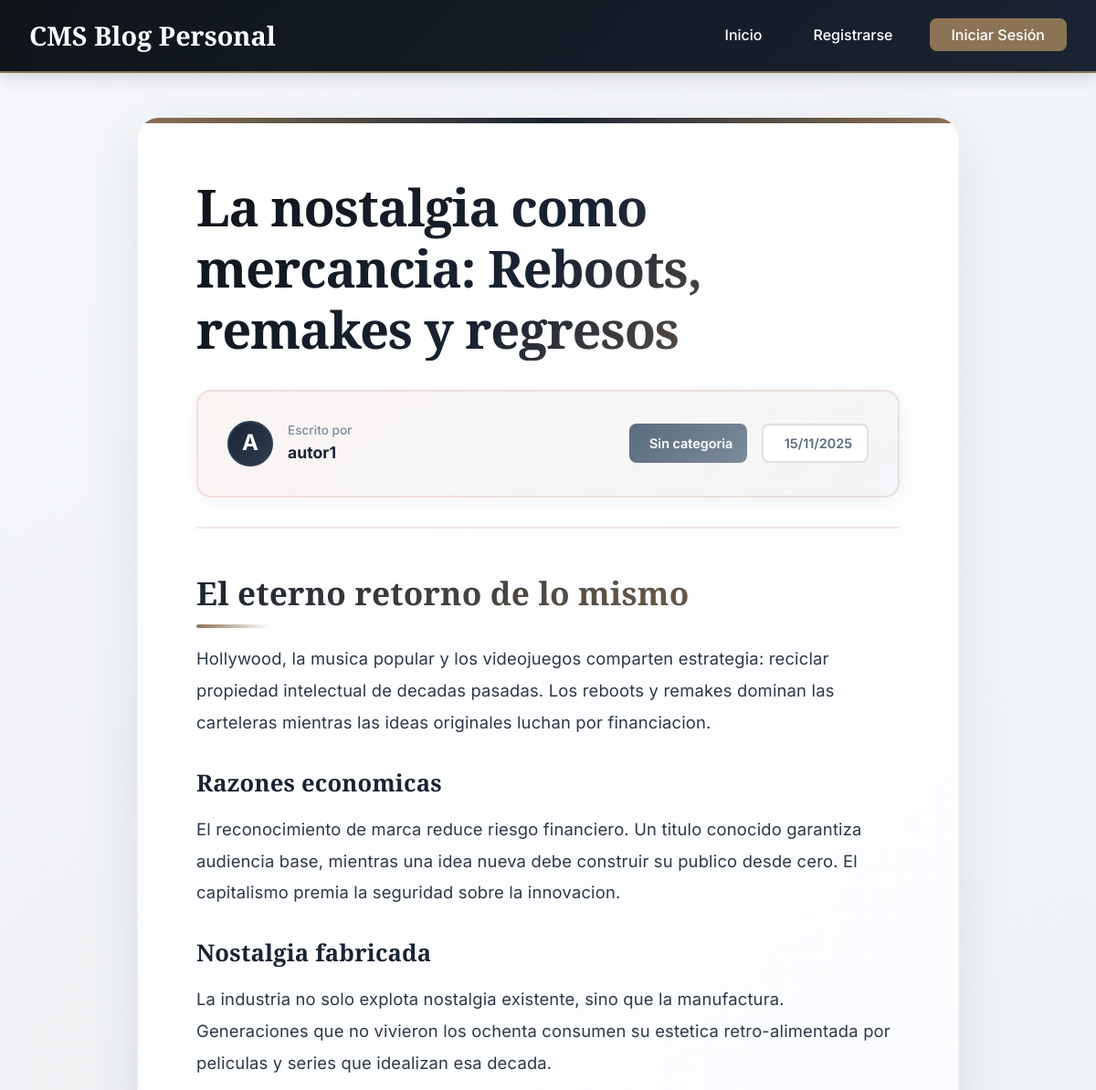
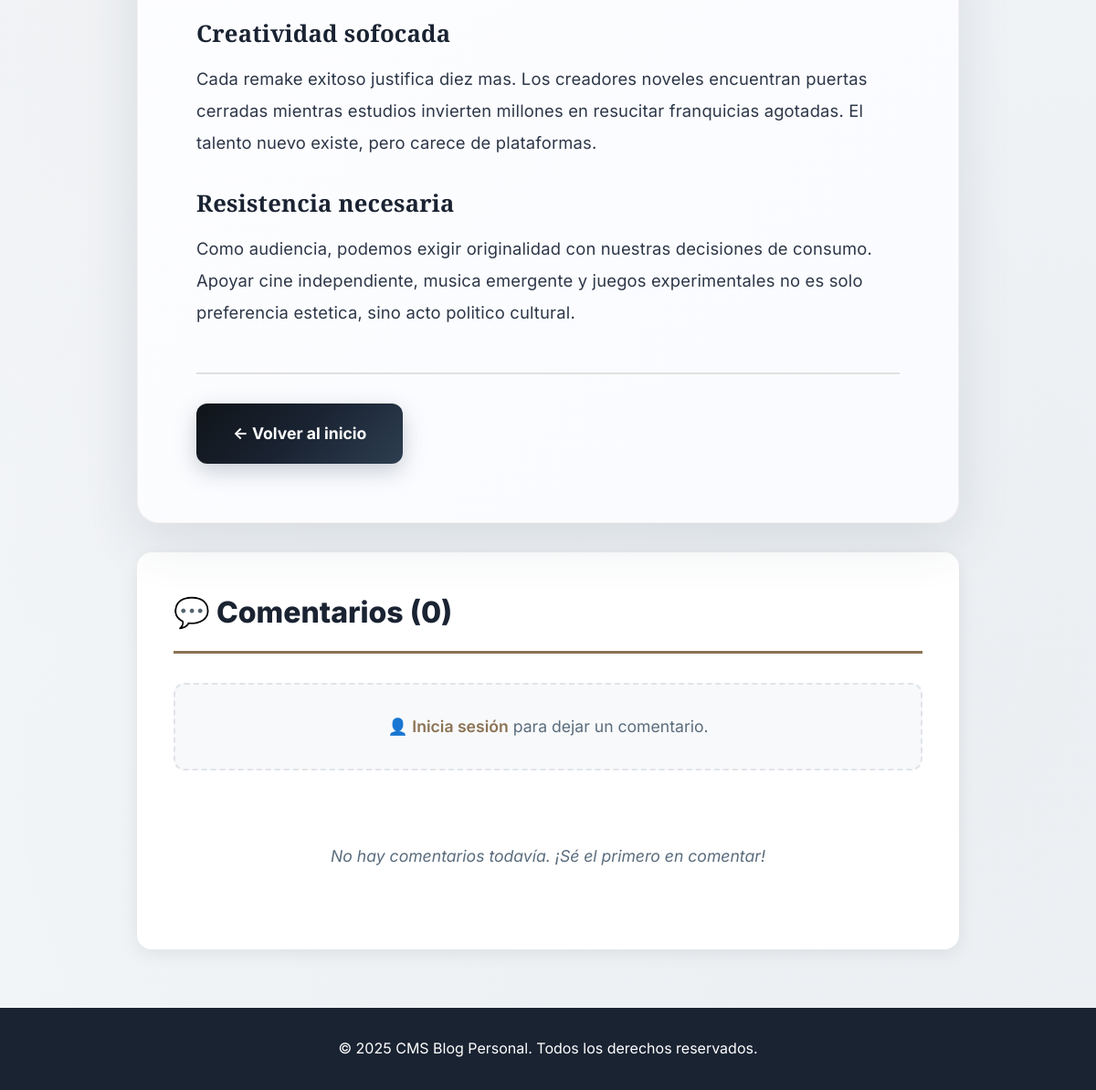
The app's page /public/post.php?id=9 with its own data (2 pictures, top to bottom).
### tables this page shows
CREATE TABLE `posts` (
  `id` int(11) NOT NULL AUTO_INCREMENT,
  `title` varchar(200) NOT NULL,
  `slug` varchar(200) NOT NULL,
  `description` text DEFAULT NULL,
  `content` longtext NOT NULL,
  `image` varchar(255) DEFAULT NULL,
  `category_id` int(11) DEFAULT NULL,
  `author_id` int(11) NOT NULL,
  `published` tinyint(1) DEFAULT 0,
  `views` int(11) DEFAULT 0,
  `created_at` timestamp NOT NULL DEFAULT current_timestamp(),
  `updated_at` timestamp NOT NULL DEFAULT current_timestamp() ON UPDATE current_timestamp(),
  PRIMARY KEY (`id`),
  UNIQUE KEY `slug` (`slug`),
  KEY `idx_slug` (`slug`),
  KEY `idx_category` (`category_id`),
  KEY `idx_author` (`author_id`),
  KEY `idx_published` (`published`),
  KEY `idx_created` (`created_at`),
  CONSTRAINT `posts_ibfk_1` FOREIGN KEY (`category_id`) REFERENCES `categories` (`id`) ON DELETE SET NULL,
  CONSTRAINT `posts_ibfk_2` FOREIGN KEY (`author_id`) REFERENCES `users` (`id`) ON DELETE CASCADE
);

CREATE TABLE `users` (
  `id` int(11) NOT NULL AUTO_INCREMENT,
  `username` varchar(50) NOT NULL,
  `email` varchar(100) NOT NULL,
  `password` varchar(255) NOT NULL,
  `full_name` varchar(100) DEFAULT NULL,
  `avatar` varchar(255) DEFAULT NULL,
  `role` enum('admin','author','user') DEFAULT 'user',
  `created_at` timestamp NOT NULL DEFAULT current_timestamp(),
  `updated_at` timestamp NOT NULL DEFAULT current_timestamp() ON UPDATE current_timestamp(),
  `last_login` timestamp NULL DEFAULT NULL,
  `active` tinyint(1) DEFAULT 1,
  PRIMARY KEY (`id`),
  UNIQUE KEY `username` (`username`),
  UNIQUE KEY `email` (`email`),
  KEY `idx_username` (`username`),
  KEY `idx_email` (`email`)
);

### config/config.php (called while the page is built, shortened)
<?php
spl_autoload_register(function ($class) {
    if (strpos($class, 'App\\') === 0) {
        $classPath = str_replace('App\\', '', $class);
        $classPath = str_replace('\\', '/', $classPath);
        $file = ROOT_PATH . '/app/' . $classPath . '.php';
        if (file_exists($file)) {
            return;
        }
    }
});

### app/Models/Database.php (called while the page is built, shortened)
<?php
class Database {
    private static $instance = null;
    private $connection;
    private function __construct() {
        try {
            $host = DB_HOST;
            $port = defined('DB_PORT') ? DB_PORT : '3306';
            $dbname = DB_NAME;
            $username = DB_USER;
            $password = DB_PASS;
            $charset = defined('DB_CHARSET') ? DB_CHARSET : 'utf8mb4';
            $dsn = "mysql:host=$host;port=$port;dbname=$dbname;charset=$charset";
            $options = [
                PDO::ATTR_ERRMODE            => PDO::ERRMODE_EXCEPTION,
                PDO::ATTR_DEFAULT_FETCH_MODE => PDO::FETCH_ASSOC,
                PDO::ATTR_EMULATE_PREPARES   => false,
                PDO::ATTR_TIMEOUT            => 5,
            ];
            $this->connection = new PDO($dsn, $username, $password, $options);
        } catch (PDOException $e) {
            $errorMsg = "Error de conexión a la base de datos: " . $e->getMessage();
            $errorMsg .= "\n\nPor favor verifica que:";
            $errorMsg .= "\n1. El servidor MySQL/MariaDB esté activo (XAMPP, WAMP, etc.)";
            $errorMsg .= "\n2. Las credenciales en config/config.php sean correctas";
            $errorMsg .= "\n3. La base de datos 'cms_blog' exista";
            $errorMsg .= "\n4. El puerto sea el correcto (usualmente 3306)";
            die("<pre style='background:#ff4444;color:white;padding:20px;border-radius:8px;'>$errorMsg</pre>");
        }
    }
    public static function getInstance() {
        if (self::$instance === null) {
            self::$instance = new self();
        }
        return self::$instance;
    }
    public function getConnection() {
        return $this->connection;
    }
}

### app/Models/Post.php (called while the page is built, shortened)
<?php
class Post {
    private $db;
    public function __construct() {
        $this->db = Database::getInstance()->getConnection();
    }
    public function getPostById($id) {
        try {
            $checkCol = $this->db->query("SHOW COLUMNS FROM users LIKE 'avatar'");
            $hasAvatar = $checkCol->rowCount() > 0;
        } catch (\Exception $e) {
            $hasAvatar = false;
        }
        if ($hasAvatar) {
            $sql = "SELECT p.*, c.name as category_name, c.slug as category_slug,
                           u.username as author_name, u.avatar as author_avatar
                    FROM posts p
                    LEFT JOIN categories c ON p.category_id = c.id
                    LEFT JOIN users u ON p.author_id = u.id
                    WHERE p.id = :id AND p.published = 1";
        }
        $stmt = $this->db->prepare($sql);
        $stmt->bindValue(':id', $id, PDO::PARAM_INT);
        $stmt->execute();
        return $stmt->fetch();
    }
}

### app/Models/Comment.php (called while the page is built, shortened)
<?php
class Comment {
    private $db;
    public function __construct() {
        $this->db = Database::getInstance()->getConnection();
    }
    public function getCommentsByPost($postId) {
        $sql = "SELECT c.*, u.username, u.avatar, u.role
                FROM comments c
                INNER JOIN users u ON c.user_id = u.id
                WHERE c.post_id = :post_id
                ORDER BY c.created_at DESC";
        $stmt = $this->db->prepare($sql);
        $stmt->bindValue(':post_id', $postId, PDO::PARAM_INT);
        $stmt->execute();
        return $stmt->fetchAll();
    }
}

### public/post.php (the view, shortened to what this page needs)
<?php
require_once '../config/config.php';
$postId = intval($_GET['id']);
$postModel = new Post();
$commentModel = new Comment();
$post = $postModel->getPostById($postId);
$comments = $commentModel->getCommentsByPost($postId);
$commentCount = count($comments);
include VIEWS_PATH . '/header.php';
?>
<main class="main-container">
    <div class="post-single-layout">
        <article class="post-full">
            <div class="post-full-header">
                <h1 class="post-full-title"><?= htmlspecialchars($post['title']) ?></h1>
                <div class="post-full-meta">
                    <div class="post-author-info">
                        <?php if (isset($post['author_avatar']) && $post['author_avatar']): ?>
                            <img src="<?= BASE_URL ?>/uploads/users/<?= htmlspecialchars($post['author_avatar']) ?>"
                                 alt="<?= htmlspecialchars($post['author_name']) ?>"
                                 class="author-avatar">
                        <?php else: ?>
                            <span class="author-avatar-placeholder">
                                <?= strtoupper(substr($post['author_name'], 0, 1)) ?>
                            </span>
                        <?php endif; ?>
                        <div class="author-details">
                            <span class="author-by">Escrito por</span>
                            <span class="author-name-full"><?= htmlspecialchars($post['author_name']) ?></span>
                        </div>
                    </div>
                    <div class="post-metadata">
                        <span class="post-category-badge">
                            <?= htmlspecialchars($post['category_name'] ?? 'Sin categoria') ?>
                        </span>
                        <span class="post-date-badge">
                            <?= date('d/m/Y', strtotime($post['created_at'])) ?>
                        </span>
                    </div>
                </div>
            </div>
            <div class="post-full-content">
                <?= $post['content'] ?>
            </div>
            <div class="post-full-footer">
                <a href="<?= BASE_URL ?>/index.php" class="btn-back">
                    ← Volver al inicio
                </a>
            </div>
        </article>
        <div class="comments-section" id="comments">
            <h2 class="comments-title">💬 Comentarios (<?= $commentCount ?>)</h2>
            <?php if (isset($_SESSION['user_id'])): ?>
                <div class="comment-form-container">
                    <h3>✍️ Deja tu comentario</h3>
                    <form action="<?= BASE_URL ?>/comment_create.php" method="POST" class="comment-form">
                        <input type="hidden" name="post_id" value="<?= $postId ?>">
                        <textarea name="content" rows="4" placeholder="Escribe tu comentario..." required></textarea>
                        <button type="submit" class="btn btn-primary">Publicar Comentario</button>
                    </form>
                </div>
            <?php else: ?>
                <div class="comment-login-message">
                    <p>👤 <a href="<?= BASE_URL ?>/login.php?redirect=<?= urlencode($_SERVER['REQUEST_URI']) ?>">Inicia sesión</a> para dejar un comentario.</p>
                </div>
            <?php endif; ?>
            <?php if ($commentCount > 0): ?>
                <div class="comments-list">
                    <?php foreach ($comments as $comment): ?>
                        <div class="comment-item" id="comment-<?= $comment['id'] ?>">
                            <div class="comment-header">
                                <div class="comment-author-info">
                                    <?php if ($comment['avatar']): ?>
                                        <img src="<?= BASE_URL ?>/uploads/users/<?= htmlspecialchars($comment['avatar']) ?>"
                                             alt="<?= htmlspecialchars($comment['username']) ?>"
                                             class="comment-avatar">
                                    <?php else: ?>
                                        <div class="comment-avatar-placeholder">
                                            <?= strtoupper(substr($comment['username'], 0, 2)) ?>
                                        </div>
                                    <?php endif; ?>
                                    <div class="comment-author-details">
                                        <span class="comment-author-name">
                                            <?= htmlspecialchars($comment['username']) ?>
                                            <?php if ($comment['role'] === 'admin'): ?>
                                                <span class="badge-admin">Admin</span>
                                            <?php endif; ?>
                                        </span>
                                        <span class="comment-date">
                                            <?php
                                            $createdDate = new DateTime($comment['created_at']);
                                            $now = new DateTime();
                                            $diff = $now->diff($createdDate);
                                            if ($diff->days == 0) {
                                                if ($diff->h > 0) {
                                                    echo "Hace " . $diff->h . " hora" . ($diff->h > 1 ? 's' : '');
                                                } else {
                                                    echo "Hace " . max(1, $diff->i) . " minuto" . ($diff->i > 1 ? 's' : '');
                                                }
                                            } elseif ($diff->days == 1) {
                                                echo "Ayer";
                                            } elseif ($diff->days < 7) {
                                                echo "Hace " . $diff->days . " días";
                                            } else {
                                                echo date('d/m/Y', strtotime($comment['created_at']));
                                            }
                                            ?>
                                            <?php if ($comment['created_at'] != $comment['updated_at']): ?>
                                                <span class="comment-edited">(editado)</span>
                                            <?php endif; ?>
                                        </span>
                                    </div>
                                </div>
                                <?php if (isset($_SESSION['user_id'])): ?>
                                    <?php
                                    $canEdit = $commentModel->canEditComment($comment['id'], $_SESSION['user_id'], $_SESSION['role']);
                                    $canDelete = $commentModel->canDeleteComment($comment['id'], $_SESSION['user_id'], $_SESSION['role'], $post['author_id']);
                                    ?>
                                    <?php if ($canEdit || $canDelete): ?>
                                        <div class="comment-actions">
                                            <?php if ($canEdit): ?>
                                                <button onclick="toggleEditComment(<?= $comment['id'] ?>)" class="btn-comment-action">✏️ Editar</button>
                                            <?php endif; ?>
                                            <?php if ($canDelete): ?>
                                                <a href="<?= BASE_URL ?>/comment_delete.php?id=<?= $comment['id'] ?>&post_id=<?= $postId ?>"
                                                   class="btn-comment-action btn-delete"
                                                   onclick="return confirm('¿Eliminar este comentario?')">🗑️ Eliminar</a>
                                            <?php endif; ?>
                                        </div>
                                    <?php endif; ?>
                                <?php endif; ?>
                            </div>
                            <div class="comment-content">
                                <div class="comment-text" id="comment-text-<?= $comment['id'] ?>">
                                    <?= nl2br(htmlspecialchars($comment['content'])) ?>
                                </div>
                                <?php if ($canEdit ?? false): ?>
                                    <form action="<?= BASE_URL ?>/comment_edit.php" method="POST" class="comment-edit-form" id="comment-edit-<?= $comment['id'] ?>" style="display: none;">
                                        <input type="hidden" name="comment_id" value="<?= $comment['id'] ?>">
                                        <input type="hidden" name="post_id" value="<?= $postId ?>">
                                        <textarea name="content" rows="3" required><?= htmlspecialchars($comment['content']) ?></textarea>
                                        <div class="edit-form-actions">
                                            <button type="submit" class="btn btn-primary btn-sm">💾 Guardar</button>
                                            <button type="button" onclick="toggleEditComment(<?= $comment['id'] ?>)" class="btn btn-secondary btn-sm">Cancelar</button>
                                        </div>
                                    </form>
                                <?php endif; ?>
                            </div>
                        </div>
                    <?php endforeach; ?>
                </div>
            <?php else: ?>
                <div class="no-comments">
                    <p>No hay comentarios todavía. ¡Sé el primero en comentar!</p>
                </div>
            <?php endif; ?>
        </div>
    </div>
</main>
<link rel="stylesheet" href="<?= BASE_URL ?>/css/comments.css">
<?php include VIEWS_PATH . '/footer.php'; ?>

### records on screen
posts: title "La nostalgia como mercancia: Reboots, remakes y regresos", author.username "A", author.username "autor1", created_at "15/11/2025", content "El eterno retorno de lo mismo Hollywood, la musica popular y los videojuegos comparten estrategia: reciclar propiedad intelectual de decadas pasadas. Los reboots y remakes dominan las carteleras mientras las ideas originales luchan por financiacion. Razones economicas El reconocimiento de marca reduce riesgo financiero. Un titulo conocido garantiza audiencia base, mientras una idea nueva debe construir su publico desde cero. El capitalismo premia la seguridad sobre la innovacion. Nostalgia fabricada La industria no solo explota nostalgia existente, sino que la manufactura. Generaciones que no vivieron los ochenta consumen su estetica retro-alimentada por peliculas y series que idealizan esa…"

### other values on screen
$post['category_name'] "Sin categoria"
$commentCount "0"
SITE_NAME "CMS Blog Personal"
